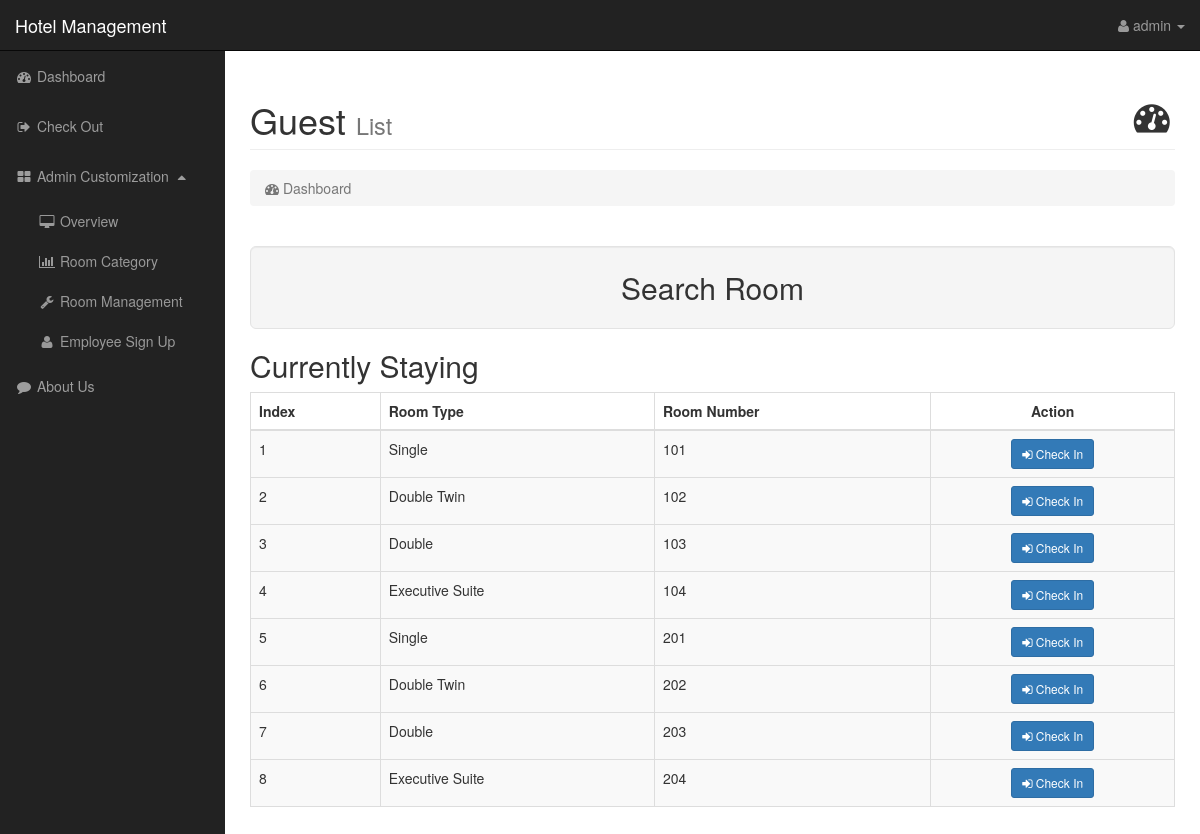
Before: /guestList.php (signed in) with the older database file.
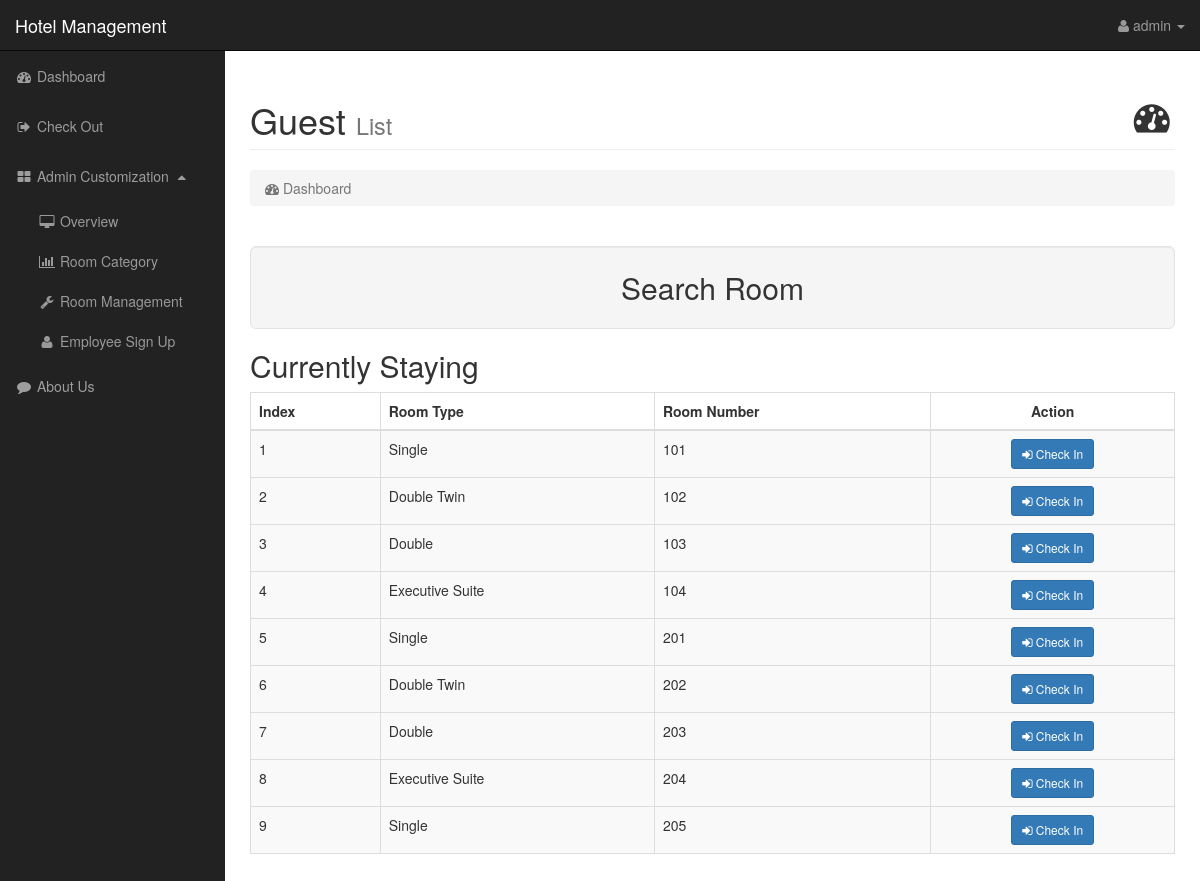
After: the same page with the newer database file.
### tables this page shows
CREATE TABLE IF NOT EXISTS `room` (
  `id` int(11) NOT NULL AUTO_INCREMENT,
  `name` varchar(16) DEFAULT NULL,
  `type` int(11) NOT NULL,
  `number` int(11) NOT NULL,
  `description` varchar(64) DEFAULT NULL,
  `image` int(11) DEFAULT NULL,
  PRIMARY KEY (`id`),
  UNIQUE KEY `number` (`number`),
  KEY `type` (`type`)
);

CREATE TABLE IF NOT EXISTS `category` (
  `id` int(11) NOT NULL AUTO_INCREMENT,
  `type` varchar(16) NOT NULL,
  `room_rent` int(11) NOT NULL,
  PRIMARY KEY (`id`),
  UNIQUE KEY `id` (`id`),
  UNIQUE KEY `type` (`type`)
);

### guestList.php (the view, shortened to what this page needs)
<?php
    include 'header.php';
?>
        <div id="page-wrapper">
            <div class="container-fluid">
                <div class="row">
                    <div class="col-lg-12">
                        <h1 class="page-header">
                            Guest <small>List</small> <i class="fa fa-fw fa-dashboard pull-right"></i>
                        </h1>
                        <ol class="breadcrumb">
                            <li class="active">
                                <i class="fa fa-dashboard"></i> Dashboard
                            </li>
                        </ol>
                    </div>
                </div>
                <h2 class="well well-lg text-center">Search Room</h2>
                <h2> Currently Staying </h2>
                <div class="table-responsive">
                    <table class="table table-bordered table-hover table-striped">
                        <thead>
                            <tr>
                                <th> Index </th>
                                <th> Room Type </th>
                                <th> Room Number </th>
                                <th class="text-center"> Action </th>
                            </tr>
                        </thead>
                        <tbody>
                        <?php
                        $query = "SELECT * FROM room,category WHERE room.type=category.id AND number NOT IN (SELECT room_number from book_room WHERE check_out_date >= '$today') ORDER BY room.number";
                        $runQuery = mysql_query($query);
                        $count = 1;
                        while ($row = mysql_fetch_array($runQuery)){
                            echo "<tr>";
                                echo "<td>" . $count . "</td>";
                                echo "<td>".$row['type']."</td>";
                                echo "<form method='GET' action='checkIn.php'>";
                                echo "<td> ".$row['number']." </td>";
                                echo "<td class='text-center'><button type='submit' name='checkInBtn' class='btn btn-primary btn-sm'> <i class='fa fa-sign-in'></i> Check In </button></td>";
                                echo "</form>";
                            echo "<tr>";
                            $count++;
                        } ?>
                        </tbody>
                    </table>
                </div>
            </div>
        </div>
    </div>
<?php
    include 'footer.php';
?>

Changed rows visible on the page:
added room: type.type "Single", number "205"
